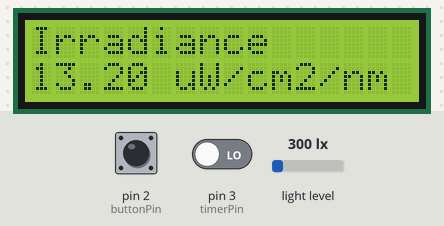
This sketch was run on a simulated Arduino Uno, built with avr-gcc and run on an emulated ATmega328P. On the bench: 16×2 character LCD. Wiring (inferred from the names in the program): BH1750 light sensor at I2C address 0x23. The inputs (shaded band) are chosen by the test bench; at power-on: pin 2 (buttonPin) LOW, light level 300 lx, pin 3 (timerPin) LOW.

Above: at 1.2 s.
1.3 s: pin 2 (buttonPin) pulled HIGH for 3.2 s
At 2.0 s:
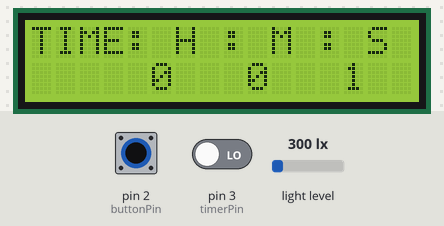
6.0 s: light level set to 40 lx
At 6.9 s:
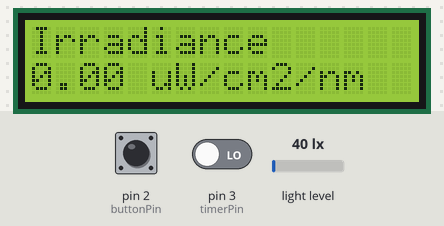
7.5 s: pin 2 (buttonPin) pulled HIGH for 0.5 s
At 9.1 s:
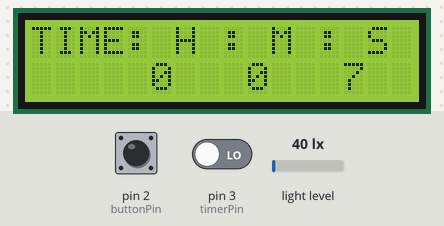
9.9 s: pin 3 (timerPin) driven HIGH
At 12.2 s:
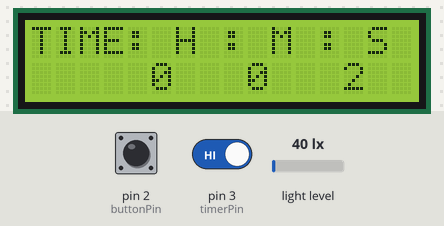
12.3 s: pin 3 (timerPin) driven LOW
At 13.9 s:
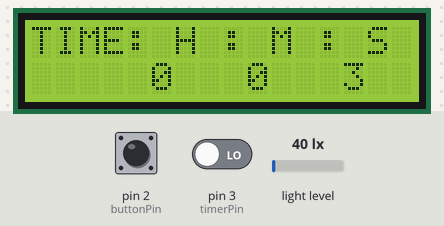
Timing chart, 0 to 15.4 s (numbered marks = the images above; inputs shaded):
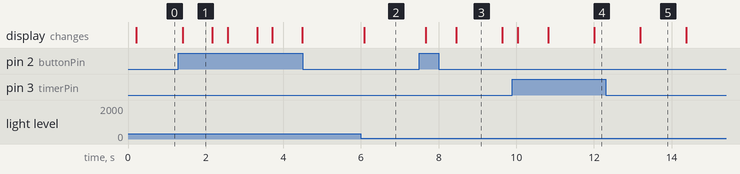

The sketch:

BH1750_Irradiance_meter_v2.ino
```cpp
// ************* IRRADIANCE METER CODE ******************
//include libraries
#include "Wire.h" // library for I2C Communication
#include "LiquidCrystal_I2C.h" // Library for I2C LCD

// Create an lcd object, default address is 0x27
LiquidCrystal_I2C lcd = LiquidCrystal_I2C(0x27, 16, 2);

//declare and initialize variables
#define buttonPin 2 //Reading select push button attached to this pin
#define timerPin 3 // // set the timer button pin

// Power
#define BH1750_POWER_DOWN 0x00  // No active state
#define BH1750_POWER_ON 0x01  // Waiting for measurement command
#define BH1750_RESET 0x07  // Reset data register value - not accepted in POWER_DOWN mode

// Measurement Mode
#define CONTINUOUS_HIGH_RES_MODE 0x10  // Measurement at 1 lux resolution. Measurement time is approx 120ms
#define CONTINUOUS_HIGH_RES_MODE_2 0x11  // Measurement at 0.5 lux resolution. Measurement time is approx 120ms
#define CONTINUOUS_LOW_RES_MODE 0x13  // Measurement at 4 lux resolution. Measurement time is approx 16ms
#define ONE_TIME_HIGH_RES_MODE 0x20  // Measurement at 1 lux resolution. Measurement time is approx 120ms
#define ONE_TIME_HIGH_RES_MODE_2 0x21  // Measurement at 0.5 lux resolution. Measurement time is approx 120ms
#define ONE_TIME_LOW_RES_MODE 0x23  // Measurement at 4 lux resolution. Measurement time is approx 16ms

// I2C Address
#define BH1750_1_ADDRESS 0x23  // Sensor  connected to GND
// Definition of Variable
unsigned int RawData;
double SensorValue;

bool buttonState = 0; //this variable tracks the state of the button, low if not pressed, high if pressed
int stateHolder = 0; //this variable holds the state of the button untill the next press (toggles on and off)

long lastDebounceTime = 0;  // the last time the output pin was toggled
long debounceDelay = 250;    // the debounce time; increase if the output flickers
long timerResolution = 965; // timer resolution
long previousTime = 0;
long resetTime = 0;

// Timer variables
int hours = 0; int minutes = 0; int seconds = 0;

void timer(){
   // Timer operation
  if( (millis() - previousTime) > timerResolution){
    seconds += 1;
    previousTime = millis();
    if(seconds > 59){
      seconds = 0;
      minutes += 1;
    }
    if(minutes > 59){
      minutes = 0;
      hours += 1;
    }
  }
}

void setup() {
  Wire.begin();
  pinMode(buttonPin, INPUT);
  pinMode(timerPin, INPUT);
  lcd.begin();
  lcd.backlight();
  Serial.begin(9600); // Baud Rate
}

void loop() {
  timer(); // Perform timing operation
  init_BH1750(BH1750_1_ADDRESS, CONTINUOUS_HIGH_RES_MODE);
  delay(120);
  RawData_BH1750(BH1750_1_ADDRESS);
  SensorValue = RawData / 1.2;
  float irradianceValue = 0.0;

  // ++++++++++++++++++++ CALIBARTION OF THE SENSOR +++++++++++++++++++++++++++++++
  //float Irradiance = 5.0478*pow(2.718281828,0.0022*SensorValue);
  float cal_val1 = 0.06211*SensorValue + 2.6697-8.1; // low reading calibration
  float cal_val2 = -2.4765*pow(10,-7)*pow(SensorValue,3) + 6.1467*pow(10,-4)*pow(SensorValue,2) - 0.4153*SensorValue + 126.79; // high values calibrations
  if(SensorValue > 720 ){ irradianceValue = cal_val2;} // low irradince
  else if (SensorValue < 549){irradianceValue = cal_val1;} // high irradiance
  else {irradianceValue = (cal_val1 + cal_val2)/2.0;} // get average where the high and low readings curves share a common region
  if(irradianceValue < 0){irradianceValue = 0.0;} // TO PREVENT READING NEGATIVE VALUES
  //float cal_val2_high =  0.07127*SensorValue+3.1525;
  //if(Irradiance >= 277.4){Irradiance = 277.4;}

  int press = pressButton();
  bool resetState = digitalRead(timerPin);
  // timer reset function
  if( resetState and (millis() - resetTime) > 2000){
    hours = 0; minutes = 0; seconds = 0;
    resetTime = millis();
  }
  // else
  if(press == 0){
    lcd.clear(); // clear any content on the lcd
    lcd.setCursor(0,0); // set the lcd cursor position
    lcd.print("Irradiance");
    lcd.setCursor(0,1); // set lcd cursor position
    lcd.print(irradianceValue);
    //lcd.setCursor(5,1);
    lcd.print(" uW/cm2/nm");
    delay(250);
  }

  else if (press == 1){
    lcd.clear(); // clear any content on the lcd
    lcd.setCursor(0,0);
    lcd.print("TIME: H : M : S");
    lcd.setCursor(5,1);
    lcd.print(hours);
    lcd.setCursor(9,1);
    lcd.print(minutes);
    lcd.setCursor(13,1);
    lcd.print(seconds);
    delay(250);
  }
}

void init_BH1750(int ADDRESS, int MODE){
  //BH1750 Initializing & Reset
  Wire.beginTransmission(ADDRESS);
  Wire.write(MODE);  // PWR_MGMT_1 register
  Wire.endTransmission(true);
}

void RawData_BH1750(int ADDRESS){
  Wire.beginTransmission(ADDRESS);
  Wire.requestFrom(ADDRESS,(int)2,true);  // request the address register of the sensor
  RawData = Wire.read() << 8  | Wire.read();  // Read Raw Data of BH1750
  Wire.endTransmission(true);
}

int pressButton(){
//sample the state of the button - is it pressed or not?
  buttonState = digitalRead(buttonPin);
  //filter out any noise by setting a time buffer
  if ( (millis() - lastDebounceTime) > debounceDelay) {
    //if the button has been pressed, lets toggle the stateHolder
    if(stateHolder > 1){stateHolder = 0;}
    else{
      if (buttonState) {
      stateHolder += 1; //change the state of stateHolder
      lastDebounceTime = millis(); //set the current time
    }
    }
  }//close if(time buffer)
  return stateHolder;
}
```

Measured:
- after the input at 1.3 s, the display: changes after 0.11 s (image 1)
- after the input at 6.0 s, the display: changes after 0.08 s (image 2)
- after the input at 7.5 s, the display: first changes after 0.17 s (image 3 shows a later state)
- what the display in image 1 shows lasts 0.8 s, from 1.4 s to 2.2 s
- what the display in image 3 shows lasts 1.1 s, from 8.5 s to 9.6 s
